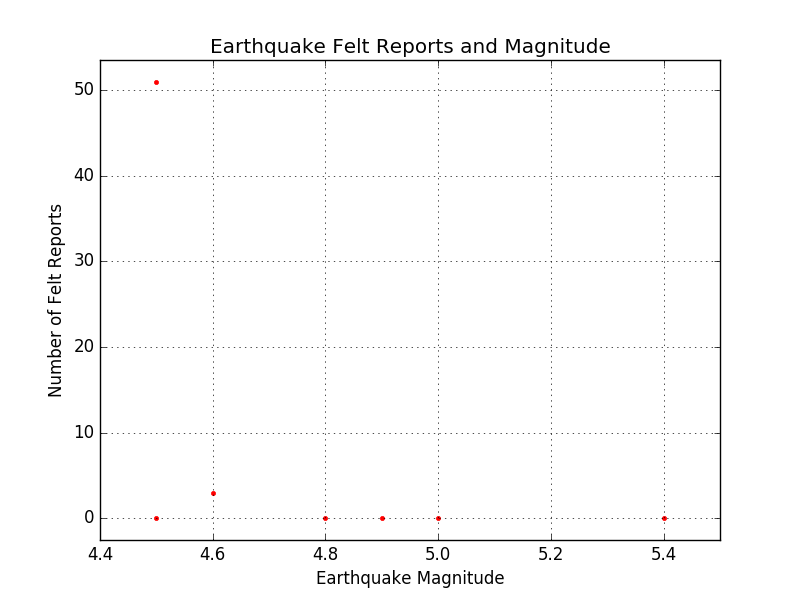

The Python source for this figure:
import matplotlib.pyplot as plt

def plotEq(data):
    #x and y coordinates of plot
    xVal = []
    yVal = []

    #xAnswer = input()
    #yAnswer = input()
    xAnswer = "magnitude"
    yAnswer = "feltReports"
    for i in range(len(data)):
        if getattr(data[i], xAnswer) != None:
            xVal.append(getattr(data[i], xAnswer))
        else:
            xVal.append(0)
        if getattr(data[i], yAnswer) != None:
            yVal.append(getattr(data[i], yAnswer))
        else:
            yVal.append(0)

    for i in range(len(xVal)):
        print(xVal[i],yVal[i])

    '''
    for i in data:
        if i[1] != None:
            xVal.append(i[1])
        else:   #If i[1] == None
            xVal.append(0)
        if i[2] != None:
            yVal.append(i[2])
        else:   #If i[2] == None
            yVal.append(0)
    '''

    #TODO add labels indicating what time period and magnitude range is being plotted (e.g. past hour/1.0+)
    #Plotting graph
    plt.plot(xVal, yVal, "r.")
    #Formatting graph
    plt.axis([min(xVal)-0.1, max(xVal)+0.1, -(1/20)*max(yVal),(21/20)*max(yVal)])
    print(min(xVal))
    print(max(xVal))
    plt.xlabel("Earthquake Magnitude")
    plt.ylabel("Number of Felt Reports")
    plt.title("Earthquake Felt Reports and Magnitude")
    plt.grid()

    #plt.show()
    plt.savefig("assets/plot")


if __name__ == '__main__':
    import earthquakeData
    data = earthquakeData.getEqData("http://earthquake.usgs.gov/earthquakes/feed/v1.0/summary/all_month.geojson")
    plotEq(data)